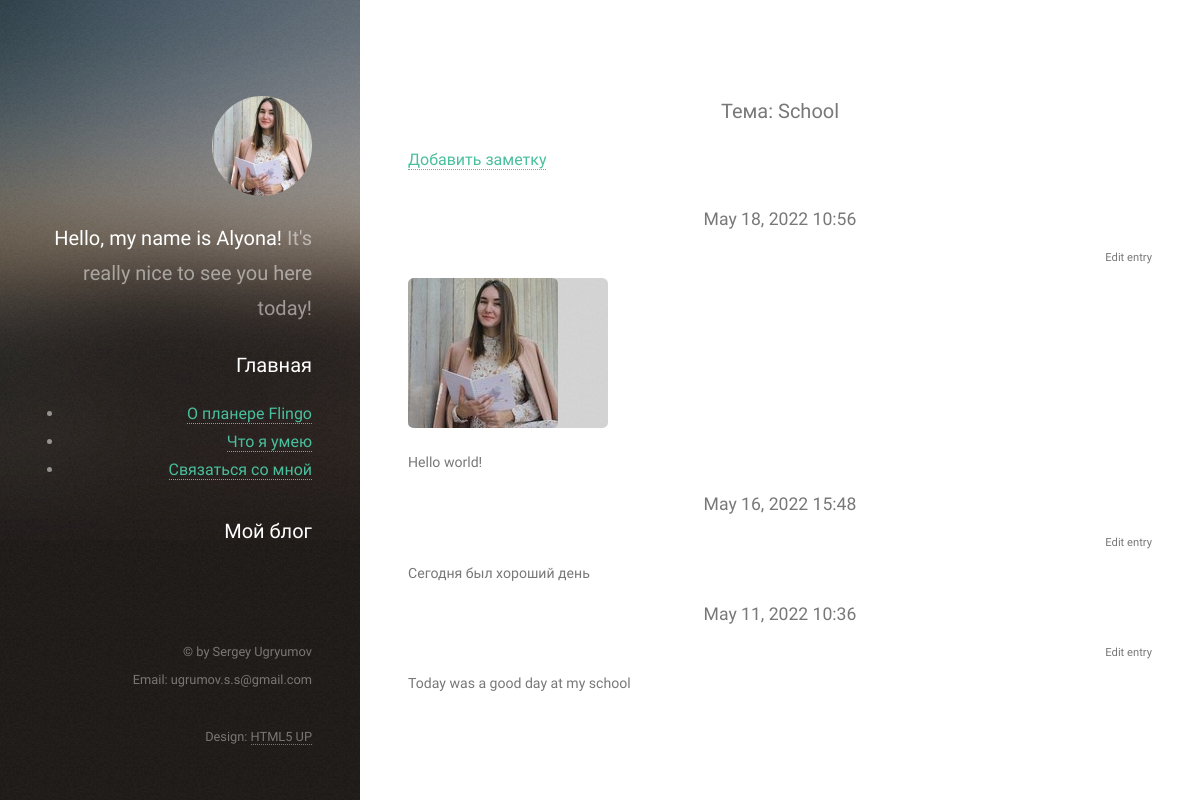
Before: /topics/2/ with the older database file.
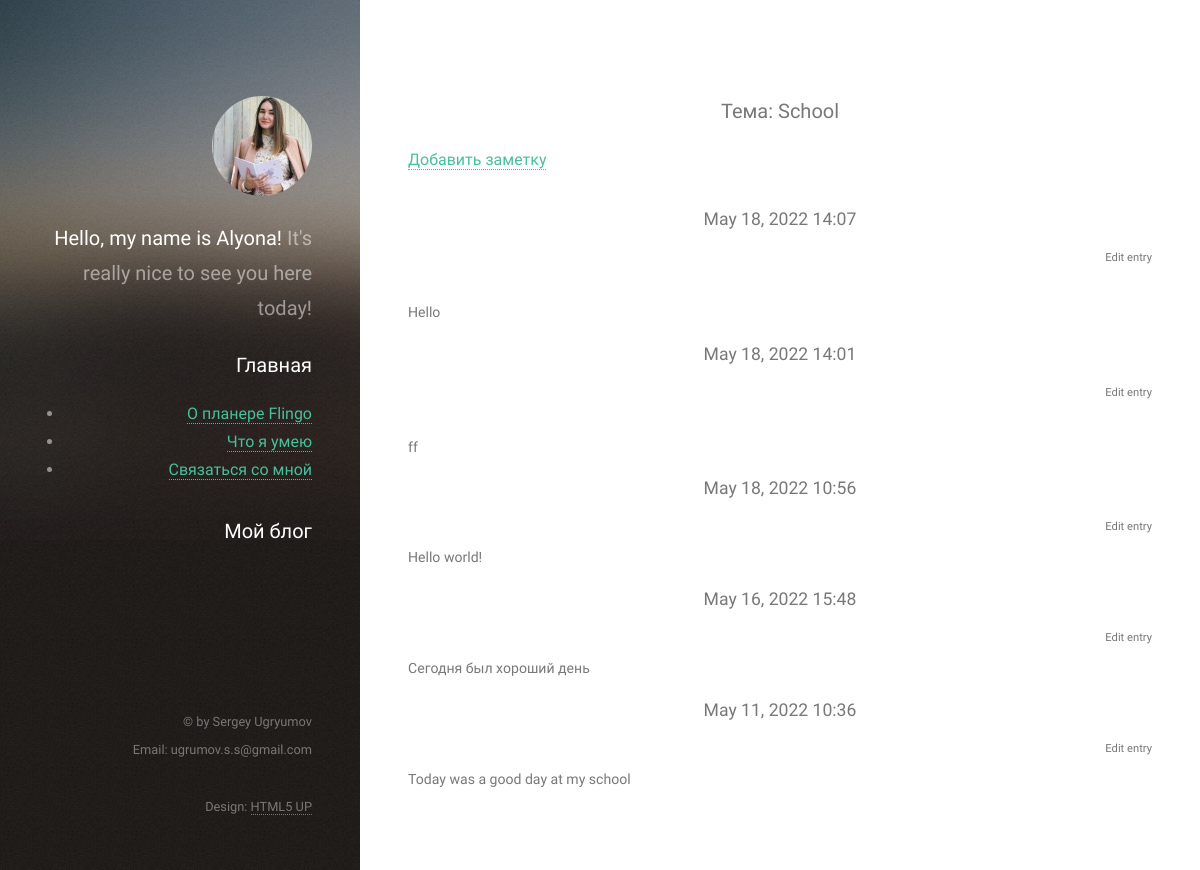
After: the same page with the newer database file.
### planner/models.py (models this page shows, shortened)
class Entry(models.Model):
    topic = models.ForeignKey(Topic, on_delete=models.CASCADE)
    image = models.ImageField(upload_to='media/', null=True, blank=True, default=None)
    text = models.TextField(null=True, default=None)
    date_added = models.DateTimeField(auto_now_add=True)
    class Meta:
        verbose_name_plural = 'entries'

### planner/views.py (the view)
# urls.py: path('topics/<int:topic_id>/', views.topic, name='topic'),
def topic(request, topic_id):
    topic = Topic.objects.get(id=topic_id)
    entries = topic.entry_set.order_by('-date_added')
    context = {'topic': topic, 'entries': entries}
    return render(request, 'planner/topic.html', context)

### planner/models.py (called while the page is built)
    def __str__(self):
        return self.text

### planner/templates/planner/topic.html (shortened to what this page needs)
{% extends "planner/base.html" %}
{% load static %}
{% block content %}
<div id="main">
<h3 align="center">Тема: {{ topic }}</h3>
    <a href="{% url 'planner:new_entry' topic.id %}">Добавить заметку</a>
        <article class="col-6 col-12-xsmall work-item">
            {% for entry in entries %}
                    <h4 align="center">{{ entry.date_added|date:'M d, Y H:i' }}</h4>
                    <a href="{% url 'planner:edit_entry' entry.id %}"><h6 align="right">Edit entry</h6></a>
                    {% if entry.image %}
                    <a href="{{ entry.image.url }}" class="image blog thumb"><img src="{{ entry.image.url }}" alt="" /></a>
                    {% endif %}
                    <h4>{{ entry.text|linebreaks }}</h4>
                {% empty %}
                 <li>There are no entries for this topic yet.</li>
                 {% endfor %}
        </article>
{% endblock content %}

Changed rows visible on the page:
added Entry: date_added "May 18, 2022 14:07", text "Hello"
added Entry: date_added "May 18, 2022 14:01", text "ff"
changed Entry "May 18, 2022 10:56": image "uploads/avatar.jpg" → empty (drawn); image: picture removed
